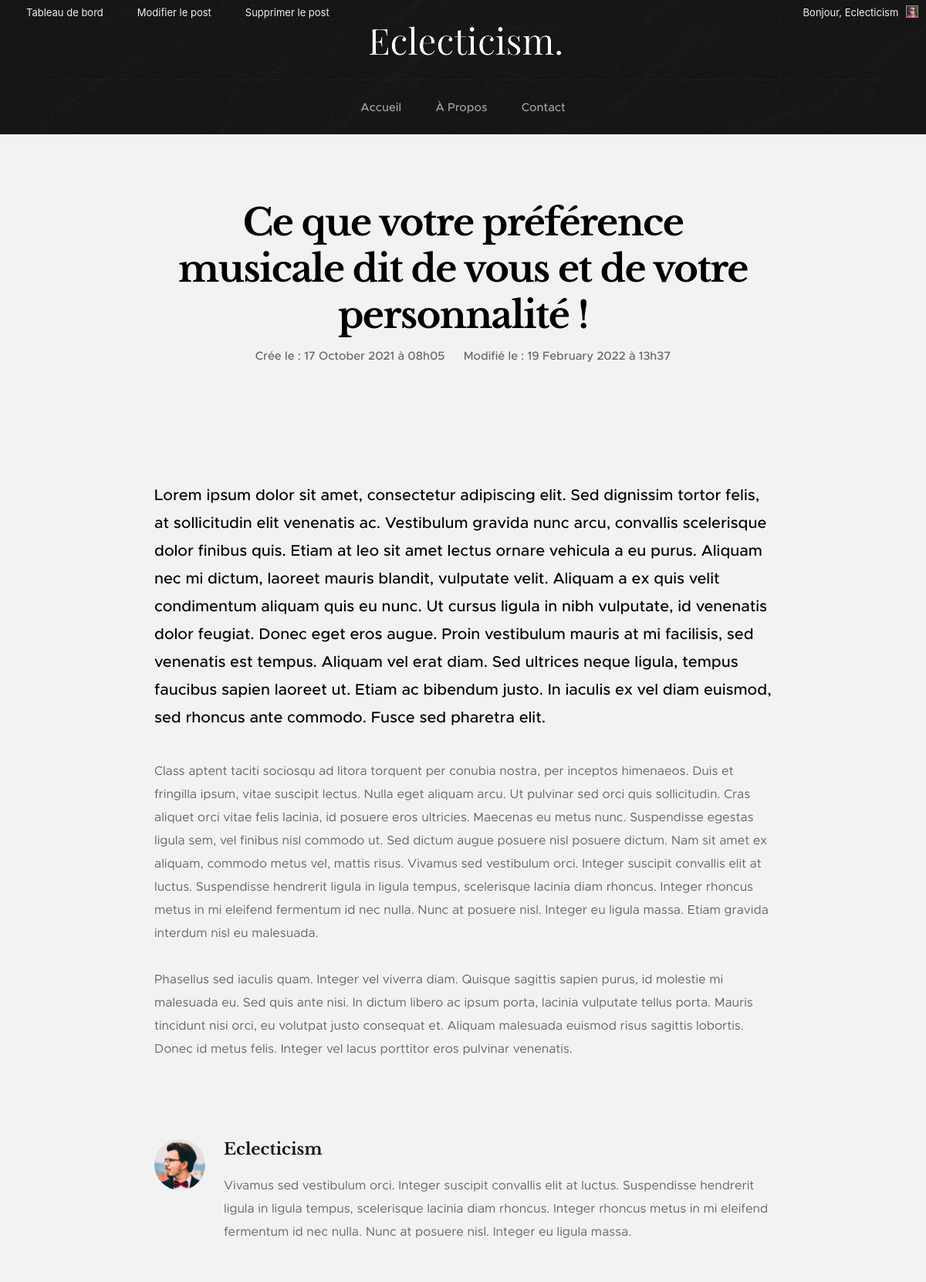
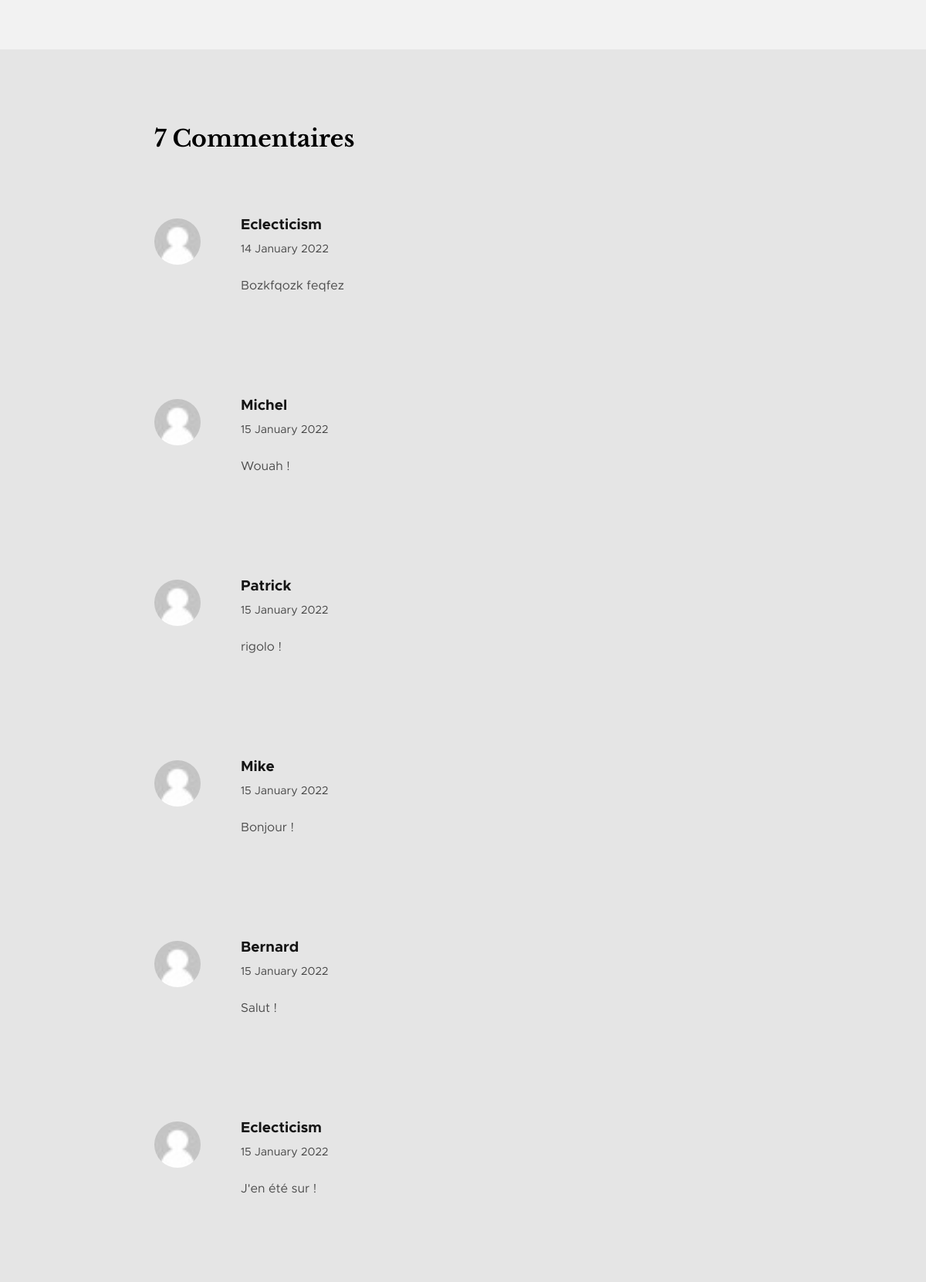
/index.php?page=post&id=1 (signed in, upper part), run on the app's committed database (2 pictures, top to bottom).
### tables this page shows
CREATE TABLE `post` (
  `id` int NOT NULL,
  `fav` tinyint(1) NOT NULL DEFAULT '0',
  `title` varchar(250) NOT NULL,
  `thumbnail` varchar(255) NOT NULL,
  `content` longtext NOT NULL,
  `userID` int NOT NULL,
  `createdThe` timestamp NOT NULL DEFAULT CURRENT_TIMESTAMP,
  `updateThe` timestamp NOT NULL DEFAULT CURRENT_TIMESTAMP ON UPDATE CURRENT_TIMESTAMP
);

CREATE TABLE `user` (
  `id` int NOT NULL,
  `email` varchar(255) NOT NULL,
  `username` varchar(100) NOT NULL,
  `password` varchar(255) NOT NULL,
  `bio` text
);

CREATE TABLE `comment` (
  `id` int NOT NULL,
  `postID` int NOT NULL,
  `username` varchar(50) NOT NULL,
  `message` text NOT NULL,
  `publishedThe` date NOT NULL,
  `validated` tinyint(1) NOT NULL DEFAULT '0'
);

### controller/controller.php (called while the page is built, shortened)
<?php
require 'model/model.php';
function post() {
  $post = getPost($_GET['id']);
  $comment = getComment($_GET['id']);
  $owner = getOwner($_GET['id']);
  require_once('view/post.php');
}

### public/class/BDD.php (called while the page is built, shortened)
<?php
class BDD {
  PRIVATE $dbh;
  protected function __construct(){
    try {
      $this->dbh = new \PDO("mysql:host=localhost;dbname=phpBlog", 'quentincvl', 'Mavie190716%');
      $this->dbh->setAttribute(\PDO::ATTR_EMULATE_PREPARES, false);
      $this->dbh->setAttribute(\PDO::ATTR_ERRMODE, \PDO::ERRMODE_EXCEPTION);
    }
    catch(\Exception $e) {
      die('Erreur : '.$e->getMessage());
    }
  }
  public function getConnection(): \PDO
  {
    return $this->dbh;
  }
}

### public/class/Post.php (called while the page is built, shortened)
<?php
class Post extends BDD
{
  private $dbh;
  private $id;
  public function __construct($values = array())
  {
    $BDD = new BDD();
    $this->dbh = $BDD->getConnection();
  }
  public function hydrate($values) {
    foreach ($values as $attribute => $value) {
      $methode = 'set' . str_replace(' ', '', ucwords(str_replace('_', ' ', $attribute)));
    }
  }
  public function setId($id): void
  {
    $this->id = (int)$id;
  }
  public function getPost(): array
  {
    $req = $this->dbh->prepare("SELECT * FROM post WHERE id = :id");
    $req->bindParam(':id', $this->id);
    $req->execute();
    return $req->fetch(\PDO::FETCH_ASSOC);
  }
  public function getOwner(): array
  {
    $req = $this->dbh->prepare("SELECT u.username, u.bio FROM user as u, post as p WHERE u.id = p.userID and p.id = :id");
    $req->bindParam(':id', $this->id);
    $req->execute();
    return $req->fetch(\PDO::FETCH_ASSOC);
  }
}

### model/model.php (called while the page is built, shortened)
<?php
function getPost($postId) {
  $getPost = New Post(array('id' => $postId));
  return $getPost->getPost();
}
function getOwner($postId) {
  $getOwner = New Post(array('id' => $postId));
  return $getOwner->getOwner();
}
function getComment(string $postID) {
  $getComments = New Comment(array('postID' => $postID));
  return $getComments->getComments();
}

### public/class/Comment.php (called while the page is built, shortened)
<?php
class Comment extends BDD
{
  private \PDO $dbh;
  private int $postID;
  public function __construct($values = array())
  {
    $BDD = new BDD();
    $this->dbh = $BDD->getConnection();
  }
  public function hydrate($values) {
    foreach ($values as $attribute => $value) {
      $methode = 'set' . str_replace(' ', '', ucwords(str_replace('_', ' ', $attribute)));
    }
  }
  public function setPostID($postID): void
  {
    $this->postID = $postID;
  }
  public function getComments(): array
  {
    $req = $this->dbh->prepare("SELECT * FROM comment WHERE postID = :postID");
    $req->bindParam(':postID', $this->postID);
    $req->execute();
    return $req->fetchAll(\PDO::FETCH_ASSOC);
  }
}

### view/post.php (the view, shortened to what this page needs)
  <section class="s-content s-content--narrow s-content--no-padding-bottom">
    <article class="row format-standard">
      <div class="s-content__header col-full">
        <h1 class="s-content__header-title">
          <?php echo $post['title'] ?>
        </h1>
        <ul class="s-content__header-meta">
          <li class="date">Crée le : <?php
            echo strftime("%d %B %Y à %Hh%M", strtotime($post['createdThe']));
            ?></li>
          <li class="date">Modifié le : <?php
            echo strftime("%d %B %Y à %Hh%M", strtotime($post['updateThe']));
            ?></li>
        </ul>
      </div>
      <div class="s-content__media col-full">
        <div class="s-content__post-thumb" style="text-align: center">
        </div>
      </div>
      <div class="col-full s-content__main">
        <?php
        $content = explode("\n", $post['content']);
        foreach ($content as $key => $ctt) {
          if (trim($ctt)) {
            if ($key === 0) { ?>
              <p class="lead"><?php echo $ctt ?></p>
            <?php } else { ?>
              <p><?php echo $ctt ?></p>
            <?php }
          }
        }
        ?>
        <div class="s-content__author">
          <img src="public/images/avatars/user-03.jpg" alt="">
          <div class="s-content__author-about">
            <h4 class="s-content__author-name">
              <a href="#0"><?php echo $owner['username'] ?></a>
            </h4>
            <p><?php echo $owner['bio'] ?: '' ?></p>
          </div>
        </div>
      </div>
    </article>
    <div class="comments-wrap">
      <div id="comments" class="row">
        <div class="col-full">
          <h3 class="h2"><?php
            $count = 0;
            foreach ($comment as $com) {
              if ($com['validated']) {
                $count++;
              }
            }
            echo $count . " Commentaire" . ($count > 1 ? "s" : "")
            ?>
          </h3>
          <ol class="commentlist">
            <?php foreach ($comment as $com) {
              if ($com['validated'] || (isset($_SESSION['user']) && !empty($_SESSION['user']))) : ?>
                <li class="depth-1 comment" <?php if(!$com['validated']) echo 'style="background-color: lightgray"'?>>
                  <div class="comment__avatar">
                    <img width="50" height="50" class="avatar" src="public/images/avatars/noAvatar.png" alt="">
                  </div>
                  <div class="comment__content">
                    <div class="comment__info">
                      <cite><?php echo $com['username'] ?></cite>
                      <div class="comment__meta">
                        <time class="comment__time"><?php
                          echo strftime("%d %B %Y", strtotime($com['publishedThe']))
                          ?>
                        </time>
                      </div>
                    </div>
                    <div class="comment__text">
                      <p><?php echo $com['message'] ?></p>
                    </div>
                  </div>
                  <?php if (isset($_SESSION['user']) && !empty($_SESSION['user'])) : ?>
                    <form action="admin/index.php?page=adminComment" method="post">
                      <button type="submit" name="delete" class="btn btn-link adminCommentBtn delete">
                        <i class="fa fa-trash" aria-hidden="true"></i>
                      </button>
                    </form>
                  <?php endif; ?>
                </li>
              <?php endif;
            } ?>
          </ol>
        </div>
      </div>
    </div>
  </section>
<?php
$content = ob_get_clean();
require 'template/general.php';

### index.php (shortened to what this page needs)
<?php
require_once('controller/controller.php');
try {
  if (isset($_GET['page'])) {
    if ($_GET['page'] === "home") {
      listFav();
      listPosts();
    } elseif ($_GET['page'] === "post") {
      post();
    } elseif ($_GET['page'] === "createComment") {
      if (isset($_POST['postID'], $_POST['cName'], $_POST['cMessage'])) {
        addComment($_POST['postID'], $_POST['cName'], $_POST['cMessage']);
      } else {
        throw new Exception('Tous les champs ne sont pas remplis !');
      }
    } elseif ($_GET['page'] === "about") {
      about();
    } elseif ($_GET['page'] === "contact") {
      contact();
    } elseif ($_GET['page'] === "disconnect") {
      session_start();
      session_destroy();
      header('Location: admin/');
      exit();
    } else {
      throw new Exception('La page demandé n\'éxiste pas !');
    }
  } else {
    listFav();
    listPosts();
  }
} catch (Exception $e) {
  $errorMsg = $e->getMessage();
  require_once('view/errorView.php');
}

### view/template/general.php (shortened to what this page needs)
<!DOCTYPE html>
<html class="no-js" lang="fr">
<head>
  <link rel="stylesheet" href="public/css/base.css">
  <link rel="stylesheet" href="public/css/vendor.css">
  <link rel="stylesheet" href="public/css/main.css">
</head>
<body id="top">
<?php if (isset($_SESSION['user']) && !empty($_SESSION['user'])) {
  require_once('view/template/adminBar.php');
} ?>
<?php require_once('view/template/header.php') ?>
<?= $content ?>
</body>
</html>

### view/template/adminBar.php (shortened to what this page needs)
<div id="adminbar">
  <ul class="float-left">
    <li id="adminbar-panel">
      <a class="ab-item" aria-haspopup="true" href="admin/index.php">
        <i class="fa fa-desktop" aria-hidden="true"></i><span>Tableau de bord</span>
      </a>
    </li>
    <?php if (isset($_GET['page']) && $_GET['page'] === "post") : ?>
      <li id="adminbar-panel">
        <a class="ab-item" aria-haspopup="true" href="admin/index.php?page=updateView&id=<?php echo $post['id'] ?>">
          <i class="fa fa-edit" aria-hidden="true"></i><span>Modifier le post</span>
        </a>
      </li>
      <li id="adminbar-panel">
        <a class="ab-item" aria-haspopup="true" href="admin/index.php?page=deletePost&id=<?php echo $post['id'] ?>">
          <i class="fa fa-trash" aria-hidden="true"></i><span>Supprimer le post</span>
        </a>
      </li>
    <?php endif; ?>
  </ul>
  <ul class="float-right ab-top-secondary">
    <li id="adminbar-myaccount" class="menupop with-avatar float-right">
      <a class="ab-item" aria-haspopup="true" href="#">
        <span>Bonjour, <?php echo $_SESSION['user']['username'] ?></span>
        <img src="public/images/avatars/user-05.jpg"
             class="avatar avatar-26 photo" loading="lazy" alt="">
      </a>
    </li>
  </ul>
</div>

### view/template/header.php (shortened to what this page needs)
<section class="s-pageheader <?php if (!isset($_GET['page']) || $_GET['page'] === "home") echo "s-pageheader--home" ?>">
  <header class="header">
    <div class="header__content row">
      <div class="header__logo">
        <a class="logo" href="index.php">
          <img src="public/images/Eclecticism-nobg.png" alt="Homepage">
        </a>
      </div>
      <ul class="header__social">
        <li>
          <a href="#"><i class="fa fa-facebook" aria-hidden="true"></i></a>
        </li>
        <li>
          <a href="#"><i class="fa fa-twitter" aria-hidden="true"></i></a>
        </li>
        <li>
          <a href="#"><i class="fa fa-instagram" aria-hidden="true"></i></a>
        </li>
        <li>
          <a href="#"><i class="fa fa-pinterest" aria-hidden="true"></i></a>
        </li>
      </ul>
      <nav class="header__nav-wrap">
        <ul class="header__nav">
          <li <?php if (!isset($_GET['page']) || $_GET['page'] === 'home') echo 'class="current"' ?>>
            <a href="index.php" title="">Accueil</a>
          </li>
          <li><a href="index.php?page=about" title="">à propos</a></li>
          <li><a href="index.php?page=contact" title="">Contact</a></li>
        </ul>
      </nav>
    </div>
  </header>
</section>

### public/css/base.css (style rules this page uses)
html { font-family: sans-serif; line-height: 1.15; -ms-text-size-adjust: 100%; -webkit-text-size-adjust: 100%; }
body { margin: 0; }
article, aside, footer, header, nav, section { display: block; }
h1 { font-size: 2em; margin: 0.67em 0; }
a { background-color: transparent; -webkit-text-decoration-skip: objects; }
img { border-style: none; }
button, input, optgroup, select, textarea { font-family: sans-serif; font-size: 100%; line-height: 1.15; margin: 0; }
button, input { overflow: visible; }
button, select { text-transform: none; }
button, html [type="button"], [type="reset"], [type="submit"] { -webkit-appearance: button; }
html { font-size: 62.5%; box-sizing: border-box; }
*, *::before, *::after { box-sizing: inherit; }
body { font-weight: normal; line-height: 1; word-wrap: break-word; text-rendering: optimizeLegibility; -webkit-overflow-scrolling: touch; -webkit-text-size-adjust: none; }
body, input, button { -moz-osx-font-smoothing: grayscale; -webkit-font-smoothing: antialiased; }
img, video { max-width: 100%; height: auto; }
div, dl, dt, dd, ul, ol, li, h1, h2, h3, h4, h5, h6, pre, form, p, blockquote, th, td { margin: 0; padding: 0; }
h1, h2, h3, h4, h5, h6 { -webkit-font-smoothing: auto; -webkit-font-smoothing: antialiased; -webkit-font-variant-ligatures: common-ligatures; -moz-font-variant-ligatures: common-ligatures; font-variant-ligatures: common-ligatures; text-rendering: optimizeLegibility; }
em, i { font-style: italic; line-height: inherit; }
ol, ul { list-style: none; }
li { display: block; }
a { text-decoration: none; line-height: inherit; }
a img { border: none; }
.row { width: 94%; max-width: 1200px; margin: 0 auto; }
.row:after { content: ""; display: table; clear: both; }
[class*="col-"] { float: left; padding: 0 20px; }
.col-twelve, .col-full { width: 100%; }
@media only screen and (max-width: 1200px) { [class*="col-"] { padding: 0 15px; } }

### data on the page
post: title "Ce que votre préférence musicale dit de vous et de votre personnalité !", createdThe "17 October 2021 à 08h05", updateThe "19 February 2022 à 13h37", content "Lorem ipsum dolor sit amet, consectetur adipiscing elit. Sed dignissim tortor felis, at sollicitudin elit venenatis ac. Vestibulum gravida nunc arcu, convallis scelerisque dolor finibus quis. Etiam at leo sit amet lectus ornare vehicula a eu purus. Aliquam nec mi dictum, laoreet mauris blandit, vulputate velit. Aliquam a ex quis velit condimentum aliquam quis eu nunc. Ut cursus ligula in nibh vulputate, id venenatis dolor feugiat. Donec eget eros augue. Proin vestibulum mauris at mi facilisis, sed venenatis est tempus. Aliquam vel erat diam. Sed ultrices neque ligula, tempus faucibus sapien laoreet ut. Etiam ac bibendum justo. In iaculis ex vel diam euismod, sed rhoncus ante commodo. Fusce…", content "Class aptent taciti sociosqu ad litora torquent per conubia nostra, per inceptos himenaeos. Duis et fringilla ipsum, vitae suscipit lectus. Nulla eget aliquam arcu. Ut pulvinar sed orci quis sollicitudin. Cras aliquet orci vitae felis lacinia, id posuere eros ultricies. Maecenas eu metus nunc. Suspendisse egestas ligula sem, vel finibus nisl commodo ut. Sed dictum augue posuere nisl posuere dictum. Nam sit amet ex aliquam, commodo metus vel, mattis risus. Vivamus sed vestibulum orci. Integer suscipit convallis elit at luctus. Suspendisse hendrerit ligula in ligula tempus, scelerisque lacinia diam rhoncus. Integer rhoncus metus in mi eleifend fermentum id nec nulla. Nunc at posuere nisl.…", content "Phasellus sed iaculis quam. Integer vel viverra diam. Quisque sagittis sapien purus, id molestie mi malesuada eu. Sed quis ante nisi. In dictum libero ac ipsum porta, lacinia vulputate tellus porta. Mauris tincidunt nisi orci, eu volutpat justo consequat et. Aliquam malesuada euismod risus sagittis lobortis. Donec id metus felis. Integer vel lacus porttitor eros pulvinar venenatis."
user: username "Eclecticism", bio "Vivamus sed vestibulum orci. Integer suscipit convallis elit at luctus. Suspendisse hendrerit ligula in ligula tempus, scelerisque lacinia diam rhoncus. Integer rhoncus metus in mi eleifend fermentum id nec nulla. Nunc at posuere nisl. Integer eu ligula massa."
comment: validated 1 (drawn), username "Eclecticism", publishedThe "14 January 2022", message "Bozkfqozk feqfez"
comment: validated 1 (drawn), username "Michel", publishedThe "15 January 2022", message "Wouah !"
comment: validated 1 (drawn), username "Patrick", publishedThe "15 January 2022", message "rigolo !"
comment: validated 1 (drawn), username "Mike", publishedThe "15 January 2022", message "Bonjour !"
comment: validated 1 (drawn), username "Bernard", publishedThe "15 January 2022", message "Salut !"
comment: validated 1 (drawn), username "Eclecticism", publishedThe "15 January 2022", message "J'en été sur !"

### other printed values
$_SESSION['user']['username'] "Eclecticism"
$count "7"
